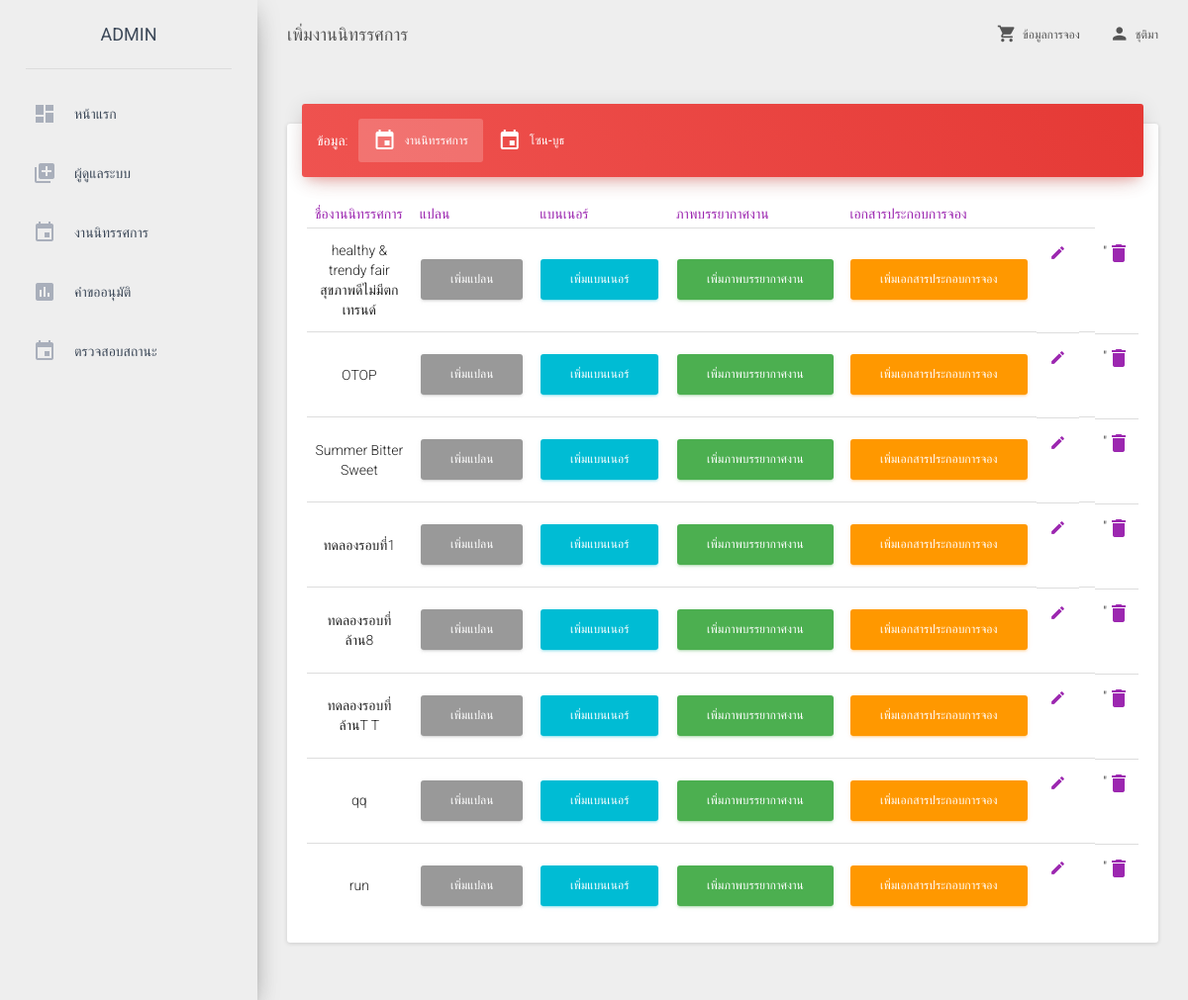
The page /admin_status_add_event.php (signed in) on the database its author committed.
### tables this page shows
CREATE TABLE `events` (
  `event_id` int(10) UNSIGNED NOT NULL,
  `ev_name` varchar(100) NOT NULL,
  `ev_caption` varchar(255) NOT NULL,
  `ev_dateS` date NOT NULL,
  `ev_dateF` date NOT NULL,
  `ev_dateRS` date NOT NULL,
  `ev_dateRF` date NOT NULL,
  `status` varchar(1) NOT NULL,
  `create_by` varchar(100) NOT NULL,
  `update_by` varchar(100) NOT NULL,
  `create_at` timestamp NOT NULL DEFAULT CURRENT_TIMESTAMP ON UPDATE CURRENT_TIMESTAMP,
  `update_at` timestamp NOT NULL DEFAULT '0000-00-00 00:00:00'
);

### admin_status_add_event.php (the view, shortened to what this page needs)
    <!doctype html>
    <html lang="en">
    <head>
        <link href="css/m/bootstrap.min.css" rel="stylesheet" />
        <link href="css/m/material-dashboard.css?v=1.2.0" rel="stylesheet" />
        <link href="css/m/demo.css" rel="stylesheet" />
        <link href="http://maxcdn.bootstrapcdn.com/font-awesome/latest/css/font-awesome.min.css" rel="stylesheet">
    </head>
    <body>
        <div class="wrapper">
            <div class="sidebar" data-color="red">
                <div class="logo">
                    <a href="admin_home.php" class="simple-text">
                        ADMIN
                    </a>
                </div>
                <div class="sidebar-wrapper">
                    <ul class="nav">
                        <li>
                            <a href="admin_home.php">
                                <i class="material-icons">dashboard</i>
                                <p>หน้าแรก</p>
                            </a>
                        </li>
                        <li class="dropdown">
                            <a href="admin_add_user.php">
                                <i class="material-icons">library_add</i>
                                <p>ผู้ดูแลระบบ</p>
                            </a>
                        </li>
                        <li class="dropdown">
                            <a href="#" class="dropdown-toggle" data-toggle="dropdown">
                                <i class="material-icons">event</i>
                                <p>งานนิทรรศการ</p>
                            </a>
                        </li>
                        <li class="dropdown">
                            <a href="#" class="dropdown-toggle" data-toggle="dropdown">
                                <i class="material-icons">assessment</i>
                                <p>คำขออนุมัติ</p>
                            </a>
                        </li>
                        <li class="dropdown">
                            <a href="#" class="dropdown-toggle" data-toggle="dropdown">
                                <i class="material-icons">event</i>
                                <p>ตรวจสอบสถานะ</p>
                            </a>
                        </li>
                </div>
            </div>
            <div class="main-panel">
                <nav class="navbar navbar-transparent navbar-absolute">
                    <div class="container-fluid">
                        <div class="navbar-header">
                            <a class="navbar-brand" href="admin_status_event.php"> เพิ่มงานนิทรรศการ</a>
                        </div>
                        <div class="collapse navbar-collapse">
                            <ul class="nav navbar-nav navbar-right">
                        <li >
                            <a href="show.php">
                                <i class="material-icons">shopping_cart</i>
                                ข้อมูลการจอง
                            </a>
                        </li>
                                <li class="dropdown">
                                    <a href="#" class="dropdown-toggle" data-toggle="dropdown">
                                        <i class="material-icons">person</i>
                                        <?php echo $_SESSION['Name']; ?>
                                    </a>
                                </li>
                            </ul>
                        </div>
                    </div>
                </nav>
                <div class="content">
                    <div class="container-fluid">
                    <div class="row">
                        <div class="col-lg-12 col-md-12">
                            <div class="card card-nav-tabs">
                                <div class="card-header" data-tabs="tabs" data-background-color="red">
                                    <div class="nav-tabs-navigation">
                                        <div class="nav-tabs-wrapper">
                                            <span class="nav-tabs-title">ข้อมูล:</span>
                                            <ul class="nav nav-tabs">
                                                <li class="active">
                                                    <a href="#event" data-toggle="tab">
                                                        <i class="material-icons">event</i> งานนิทรรศการ
                                                        <div class="ripple-container"></div>
                                                    </a>
                                                </li>
                                                <li class="">
                                                    <a href="#zone" data-toggle="tab" data-tabs="tabs">
                                                        <i class="material-icons">event</i> โซน-บูธ
                                                        <div class="ripple-container"></div>
                                                    </a>
                                                </li>
                                            </ul>
                                        </div>
                                    </div>
                                </div>
                                <div class="card-content">
                                    <div class="tab-content">
                                        <div class="tab-pane active" id="event">
<?php
include('connect.php');
?>
<table class='table'>
                                       <thead class='text-primary'>
                     <tr>
                       <th>ชื่องานนิทรรศการ</th>
                        <th>แปลน</th>
                        <th>แบนเนอร์</th>
                        <th>ภาพบรรยากาศงาน</th>
                        <th>เอกสารประกอบการจอง</th>
                        <th></th>
                        <th></th>
                        </tr>
                    </thead>
<?php
$sql = "SELECT events.* FROM events ";
$query = mysqli_query($con,$sql);
while ($data = mysqli_fetch_array($query) ) {
?>
<tr>
<td><center><?php echo "$data[ev_name]"; ?></center></td>
<td><a href="admin_add_plan.php?event_id=<?php echo $data["event_id"];?>" class="btn btn-secondary">เพิ่มแปลน</a></td>
<td><a href="admin_add_banner.php?event_id=<?php echo $data["event_id"];?>" class="btn btn-info">เพิ่มแบนเนอร์</a></td>
<td><a href="admin_add_image.php?event_id=<?php echo $data["event_id"];?>" class="btn btn-success">เพิ่มภาพบรรยากาศงาน</a></td>
<td><a href="admin_add_document.php?event_id=<?php echo $data["event_id"];?>" class="btn btn-warning">เพิ่มเอกสารประกอบการจอง</a></td>
<td class='td-actions text-right'>
<button type='button' class='btn btn-primary btn-simple btn-xs'>
                                 <i class='material-icons'><a href="admin_edit_event.php?event_id=<?php echo $data["event_id"];?>">edit</i></a>
                                  </button>
                                </td>
                               <td>
                               <td class='td-actions text-right'>
                                        "<i class='material-icons'><a href="delete_event.php?event_id=<?php echo $data["event_id"];?>">delete</i></a>
                                     </td>
<?php
}
?>
                        </table>
                                        </div>
                                </div>
                            </div>
                        </div>
                    </div>
                    </div>
                </div>
            </div>
        </div>
    </body>
    </html>

### rows shown on the page
events: ev_name "healthy & trendy fair สุขภาพดีไม่มีตกเทรนด์"
events: ev_name "OTOP"
events: ev_name "Summer Bitter Sweet"
events: ev_name "ทดลองรอบที่1"
events: ev_name "ทดลองรอบที่ล้าน8"
events: ev_name "ทดลองรอบที่ล้านT T"
events: ev_name "qq"
events: ev_name "run"

### other values the page prints
$_SESSION['Name'] "ชุติมา"
